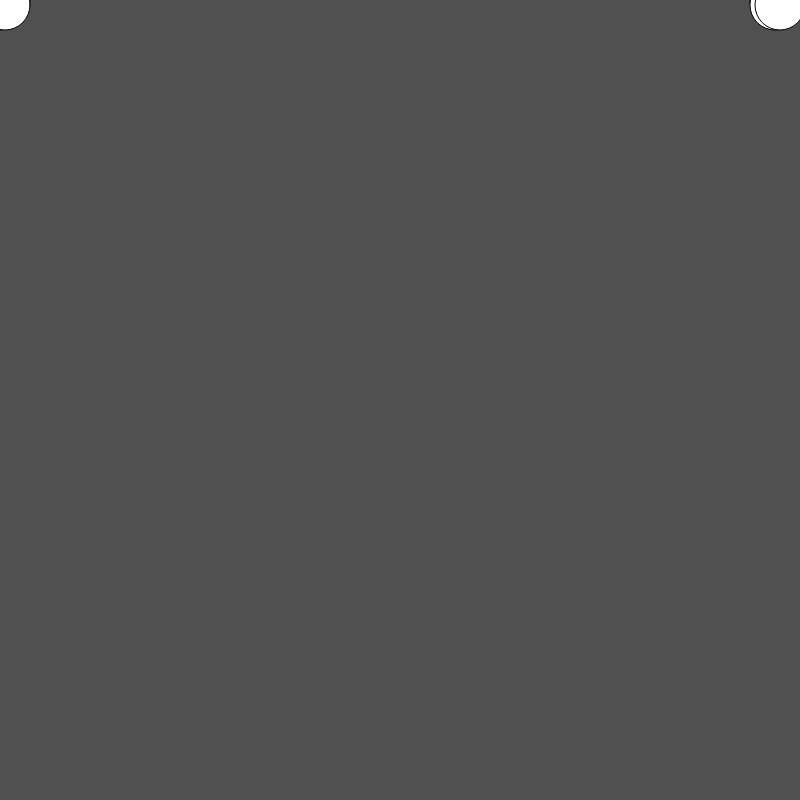
Frame 1 (no input)
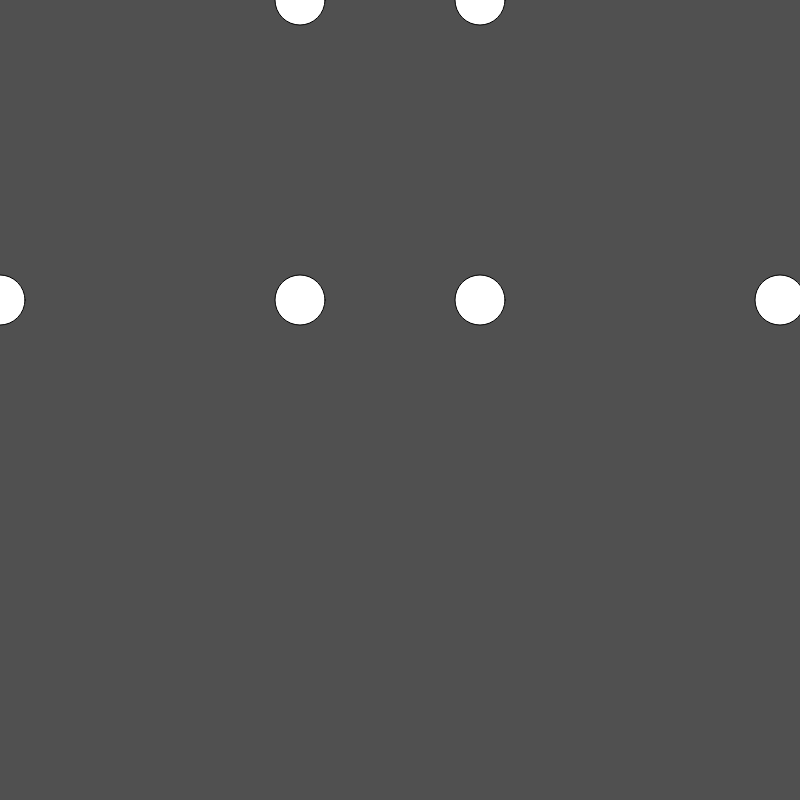
Frame 60 (no input)
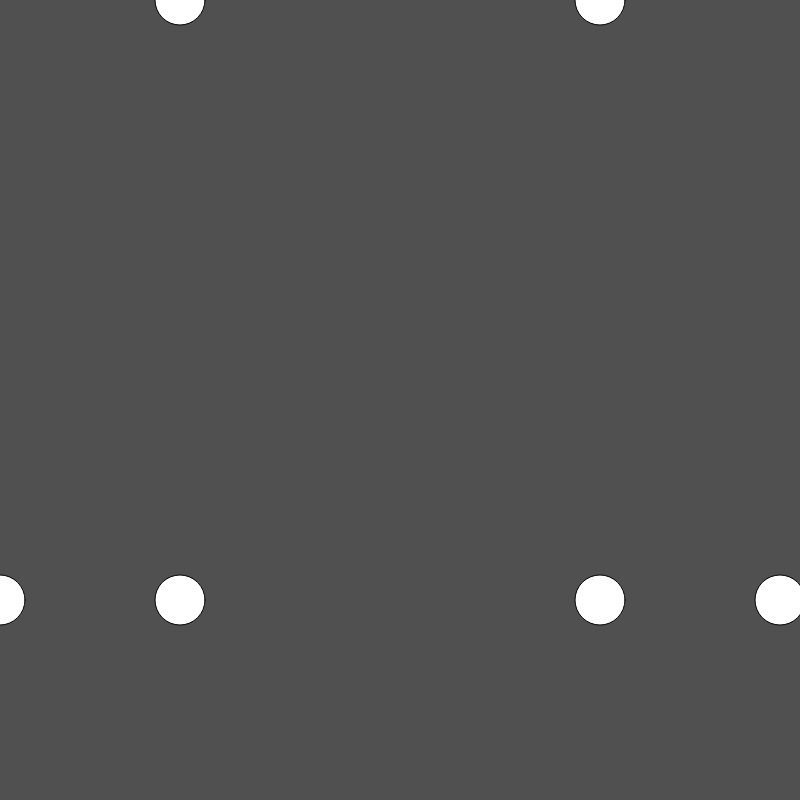
Frame 120 (the mouse pressed at the canvas centre since frame 60)

The p5.js sketch that drew these frames (run headless with seeded random() and noise() and a simulated clock; from frame 60 on, the mouse is pressed at the canvas centre):

// p5.js sketch
// ── sketch.js
function setup(offset=0) {
  createCanvas(800, 800);
}
var move=0
function draw() {
  background(80);
  move= move +5
  ellipse ( 0+move, 0, 50, 50)
  ellipse ( 0, 0+move, 50, 50)
  ellipse ( 0+move, 0+move, 50, 50)
  

  ellipse ( 780-move, 0, 50, 50)
  ellipse ( 780-move, 0+move, 50, 50)
  ellipse ( 780, 0+move, 50, 50)
  
  if (move > 800){
  move=0  
  }
  
}
